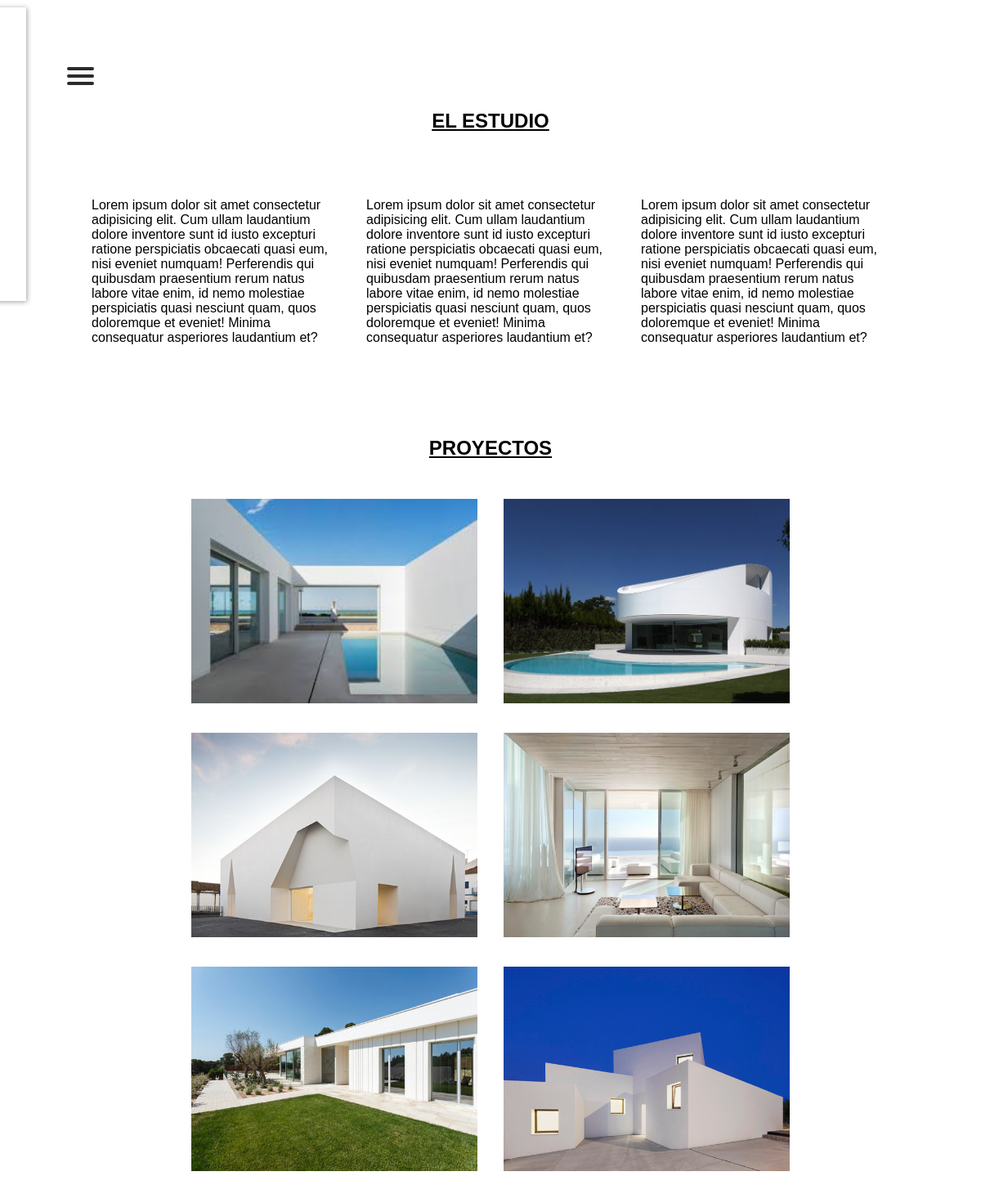
Page /MAQUETACIÓN/Estudio/estudio.php on the earlier database version.
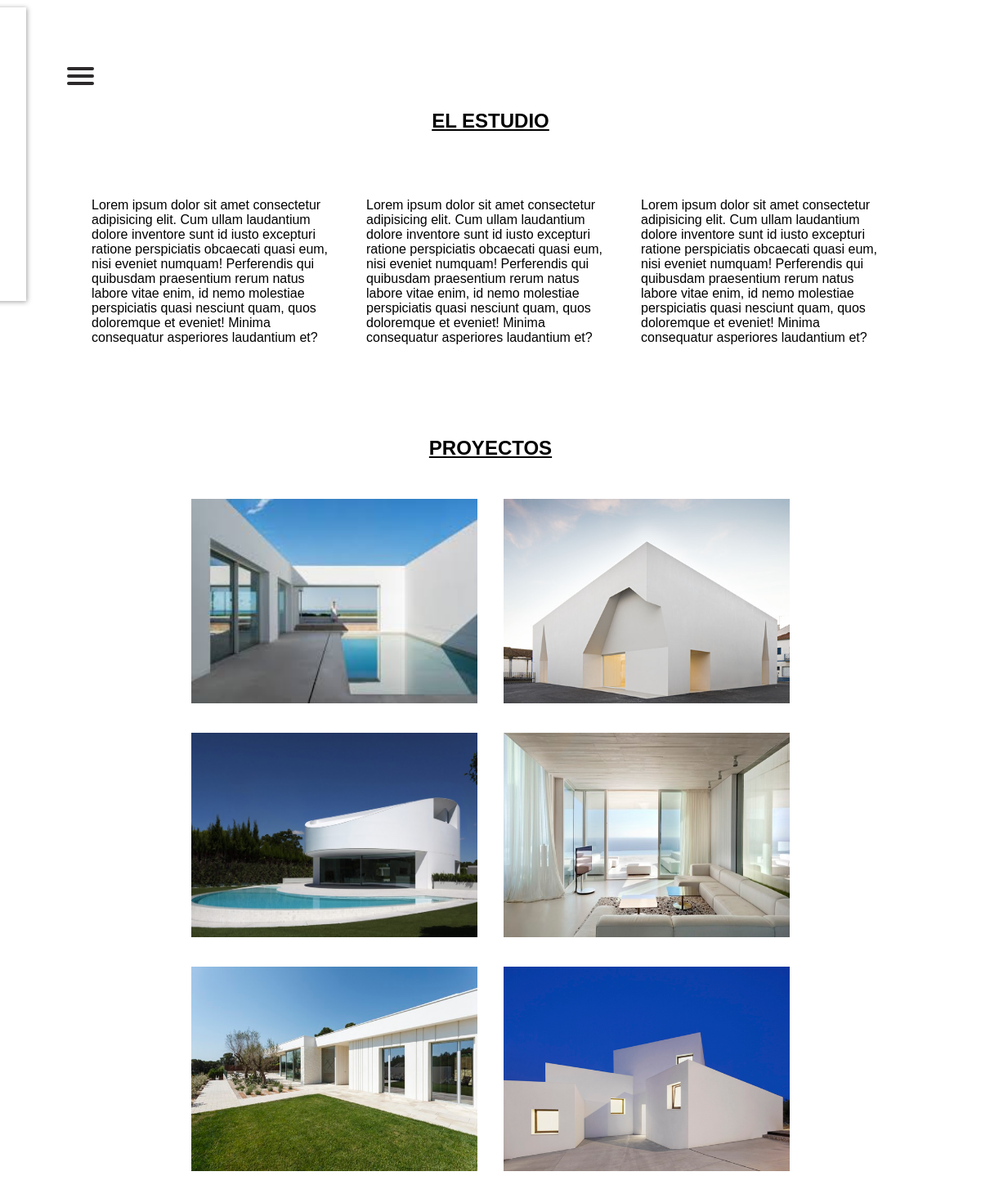
Same page on the later database version.
### tables this page shows
CREATE TABLE `proyectos` (
  `idProyectos` int(11) NOT NULL,
  `nombre` varchar(45) DEFAULT NULL,
  `localizacion` varchar(45) DEFAULT NULL,
  `presupuesto` int(11) DEFAULT NULL,
  `fecha_inicio` date DEFAULT NULL,
  `fecha_fin` date DEFAULT NULL,
  `Descripcion` varchar(2000) DEFAULT NULL,
  `URL_Imagenes` varchar(200) DEFAULT NULL
);

### MAQUETACIÓN/Estudio/estudio.php (the view, shortened to what this page needs)
<!DOCTYPE html>
<html lang="es">
<head>
  <link rel="stylesheet" href="estudio-style.css">
</head>
<?php
$conexion= mysqli_connect("127.0.0.1", "root", "", "komorebi");
?>
<body>
  <main>
    <nav role="navigation">
      <div id="menuToggle">
        <span></span>
        <span></span>
        <span></span>
        <ul id="menu">
        </ul>
      </div>
    </nav>
    <section id="estudio-caja">
      <div id="estudio-titulo">
        <h2>EL ESTUDIO</h2>
      </div>
      <article id="estudio-parrafos">
        <p>Lorem ipsum dolor sit amet consectetur adipisicing elit. Cum ullam laudantium dolore inventore sunt id iusto
          excepturi ratione perspiciatis obcaecati quasi eum, nisi eveniet numquam! Perferendis qui quibusdam
          praesentium rerum natus labore vitae enim, id nemo molestiae perspiciatis quasi nesciunt quam, quos doloremque
          et eveniet! Minima consequatur asperiores laudantium et?</p>
        <p>Lorem ipsum dolor sit amet consectetur adipisicing elit. Cum ullam laudantium dolore inventore sunt id iusto
          excepturi ratione perspiciatis obcaecati quasi eum, nisi eveniet numquam! Perferendis qui quibusdam
          praesentium rerum natus labore vitae enim, id nemo molestiae perspiciatis quasi nesciunt quam, quos doloremque
          et eveniet! Minima consequatur asperiores laudantium et?</p>
        <p>Lorem ipsum dolor sit amet consectetur adipisicing elit. Cum ullam laudantium dolore inventore sunt id iusto
          excepturi ratione perspiciatis obcaecati quasi eum, nisi eveniet numquam! Perferendis qui quibusdam
          praesentium rerum natus labore vitae enim, id nemo molestiae perspiciatis quasi nesciunt quam, quos doloremque
          et eveniet! Minima consequatur asperiores laudantium et?</p>
      </article>
    </section>
    <section id="proyectos-caja">
      <div id="proyectos-titulo">
        <h2 name="proyectos">PROYECTOS</h2>
      </div>
      <section id="proyectos-imgs">
        <?php
        $registros = mysqli_query($conexion, "SELECT idProyectos, URL_Imagenes FROM `proyectos` WHERE 1;");
        $filas= mysqli_fetch_all($registros, MYSQLI_ASSOC);
        foreach ($filas as $fila) {
        ?>
        <a href="../Proyectos/Proyecto-1/proyecto1.php?id=<?php echo $fila['idProyectos'] ?>">
          <img src="<?php echo "../Proyectos/img/".$fila['URL_Imagenes']?>" alt="">
        </a>
        <?php
        }
        ?>
      </section>
    </section>
  </main>
</body>
</html>

### MAQUETACIÓN/Estudio/estudio-style.css (style rules this page uses)
* { margin: 0; padding: 0; font-family: sans-serif; }
main { padding: 2em; }
body { margin: 0; padding: 0; font-family: sans-serif; }
#menuToggle { display: block; position: relative; top: 50px; left: 50px; z-index: 1; -webkit-user-select: none; user-select: none; }
#menuToggle span { display: block; width: 33px; height: 4px; margin-bottom: 5px; position: relative; background: rgb(44, 42, 42); border-radius: 3px; z-index: 1; transform-origin: 4px 0px; transition: transform 0.5s cubic-bezier(0.77, 0.2, 0.05, 1), background 0.5s cubic-bezier(0.77, 0.2, 0.05, 1), opacity 0.55s ease; }
#menuToggle span:nth-last-child(2) { transform-origin: 0% 100%; }
#menu { position: absolute; width: 300px; margin: -100px 0 0 -50px; padding: 50px; padding-top: 125px; background: white; box-shadow: 1px 1px 6px #a19f9f; border: none; list-style-type: none; -webkit-font-smoothing: antialiased; transform-origin: 0% 0%; transform: translate(-100%, 0); transition: transform 0.5s cubic-bezier(0.77, 0.2, 0.05, 1); }
#estudio-titulo, #proyectos-titulo { text-decoration: underline; text-align: center; }
#estudio-caja, #proyectos-caja { display: flex; padding: 1em; flex-direction: column; gap: 1em; }
#estudio-caja { margin-top: 4em; }
#estudio-parrafos { display: flex; align-items: center; padding: 4em; gap: 2em; }
img { width: 350px; height: 250px; transition: all 300ms ease-in-out; }
#proyectos-imgs { display: flex; flex-flow: row wrap; justify-content: center; gap: 2em; padding: 2em; }

Differences in the rows shown:
changed proyectos (number 2 of 6 on the later page): URL_Imagenes: a different picture
changed proyectos (number 3 of 6 on the later page): URL_Imagenes: a different picture
